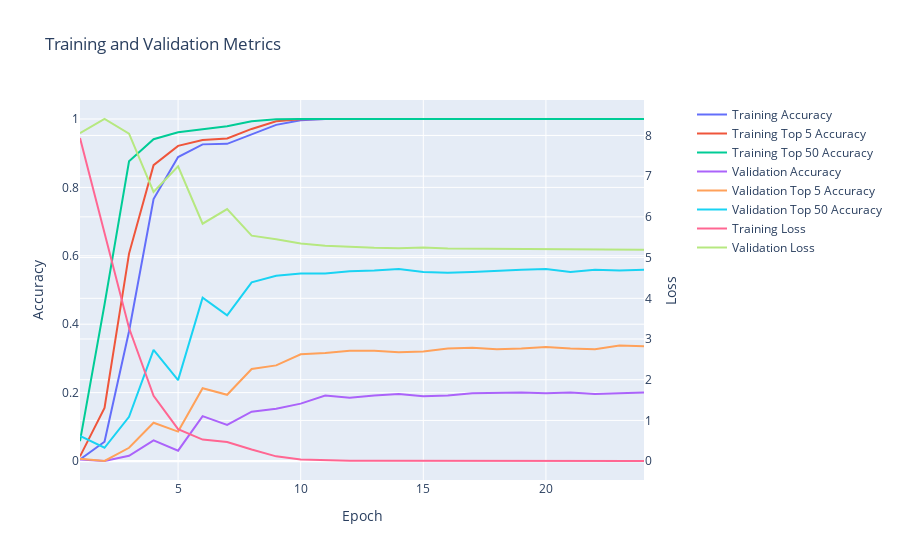

Notebook code for this chart:
### Code cell
arcface_cross_entropy_model.display_training_history()

### Figure 1 — Plotly figure (JSON) as saved in the notebook; plotly's stock layout.template omitted (floating-point values rounded to 4 significant figures)
{"data": [{"mode": "lines", "name": "Training Accuracy", "type": "scatter", "x": [1, 2, 3, 4, 5, 6, 7, 8, 9, 10, 11, 12, 13, 14, 15, 16, 17, 18, 19, 20, 21, 22, 23, 24], "xaxis": "x", "y": [0.004301, 0.05645, 0.3796, 0.7661, 0.8887, 0.9258, 0.9274, 0.9559, 0.9828, 0.9962, 1.0, 1.0, 1.0, 1.0, 1.0, 1.0, 1.0, 1.0, 1.0, 1.0, 1.0, 1.0, 1.0, 1.0, 1.0], "yaxis": "y"}, {"mode": "lines", "name": "Training Top 5 Accuracy", "type": "scatter", "x": [1, 2, 3, 4, 5, 6, 7, 8, 9, 10, 11, 12, 13, 14, 15, 16, 17, 18, 19, 20, 21, 22, 23, 24], "xaxis": "x", "y": [0.01344, 0.1554, 0.6065, 0.8651, 0.9215, 0.9387, 0.943, 0.971, 0.9935, 0.9989, 1.0, 1.0, 1.0, 1.0, 1.0, 1.0, 1.0, 1.0, 1.0, 1.0, 1.0, 1.0, 1.0, 1.0, 1.0], "yaxis": "y"}, {"mode": "lines", "name": "Training Top 50 Accuracy", "type": "scatter", "x": [1, 2, 3, 4, 5, 6, 7, 8, 9, 10, 11, 12, 13, 14, 15, 16, 17, 18, 19, 20, 21, 22, 23, 24], "xaxis": "x", "y": [0.05806, 0.4575, 0.8763, 0.9409, 0.9613, 0.9699, 0.9785, 0.9935, 0.9995, 1.0, 1.0, 1.0, 1.0, 1.0, 1.0, 1.0, 1.0, 1.0, 1.0, 1.0, 1.0, 1.0, 1.0, 1.0, 1.0], "yaxis": "y"}, {"mode": "lines", "name": "Validation Accuracy", "type": "scatter", "x": [1, 2, 3, 4, 5, 6, 7, 8, 9, 10, 11, 12, 13, 14, 15, 16, 17, 18, 19, 20, 21, 22, 23, 24], "xaxis": "x", "y": [0.004301, 0.0, 0.01505, 0.06022, 0.03011, 0.1312, 0.1054, 0.1441, 0.1527, 0.1677, 0.1914, 0.1849, 0.1914, 0.1957, 0.1892, 0.1914, 0.1978, 0.2, 0.2, 0.1978, 0.2, 0.1957, 0.1978, 0.2, 0.2], "yaxis": "y"}, {"mode": "lines", "name": "Validation Top 5 Accuracy", "type": "scatter", "x": [1, 2, 3, 4, 5, 6, 7, 8, 9, 10, 11, 12, 13, 14, 15, 16, 17, 18, 19, 20, 21, 22, 23, 24], "xaxis": "x", "y": [0.006452, 0.0, 0.03871, 0.1118, 0.08602, 0.2129, 0.1935, 0.2688, 0.2796, 0.3118, 0.3161, 0.3226, 0.3226, 0.3183, 0.3204, 0.329, 0.3312, 0.3269, 0.329, 0.3333, 0.329, 0.3269, 0.3376, 0.3355, 0.3376], "yaxis": "y"}, {"mode": "lines", "name": "Validation Top 50 Accuracy", "type": "scatter", "x": [1, 2, 3, 4, 5, 6, 7, 8, 9, 10, 11, 12, 13, 14, 15, 16, 17, 18, 19, 20, 21, 22, 23, 24], "xaxis": "x", "y": [0.07312, 0.03871, 0.129, 0.3247, 0.2366, 0.4774, 0.4258, 0.5226, 0.5419, 0.5484, 0.5484, 0.5548, 0.557, 0.5613, 0.5527, 0.5505, 0.5527, 0.557, 0.5591, 0.5613, 0.5527, 0.5591, 0.557, 0.5591, 0.5634], "yaxis": "y"}, {"mode": "lines", "name": "Training Loss", "type": "scatter", "x": [1, 2, 3, 4, 5, 6, 7, 8, 9, 10, 11, 12, 13, 14, 15, 16, 17, 18, 19, 20, 21, 22, 23, 24], "xaxis": "x", "y": [7.94, 5.612, 3.27, 1.607, 0.7876, 0.5303, 0.4689, 0.2851, 0.1177, 0.04002, 0.01773, 0.01203, 0.009367, 0.008366, 0.01037, 0.007195, 0.00625, 0.005428, 0.005041, 0.004776, 0.004376, 0.003944, 0.003794, 0.003418, 0.003182], "yaxis": "y2"}, {"mode": "lines", "name": "Validation Loss", "type": "scatter", "x": [1, 2, 3, 4, 5, 6, 7, 8, 9, 10, 11, 12, 13, 14, 15, 16, 17, 18, 19, 20, 21, 22, 23, 24], "xaxis": "x", "y": [8.055, 8.404, 8.046, 6.614, 7.241, 5.832, 6.191, 5.538, 5.451, 5.348, 5.288, 5.258, 5.239, 5.232, 5.245, 5.223, 5.221, 5.218, 5.208, 5.199, 5.205, 5.202, 5.197, 5.193, 5.195], "yaxis": "y2"}], "layout": {"title": {"text": "Training and Validation Metrics"}, "xaxis": {"anchor": "y", "domain": [0.0, 0.94], "title": {"text": "Epoch"}}, "yaxis": {"anchor": "x", "domain": [0.0, 1.0], "title": {"text": "Accuracy"}}, "yaxis2": {"anchor": "x", "overlaying": "y", "side": "right", "title": {"text": "Loss"}}}}
